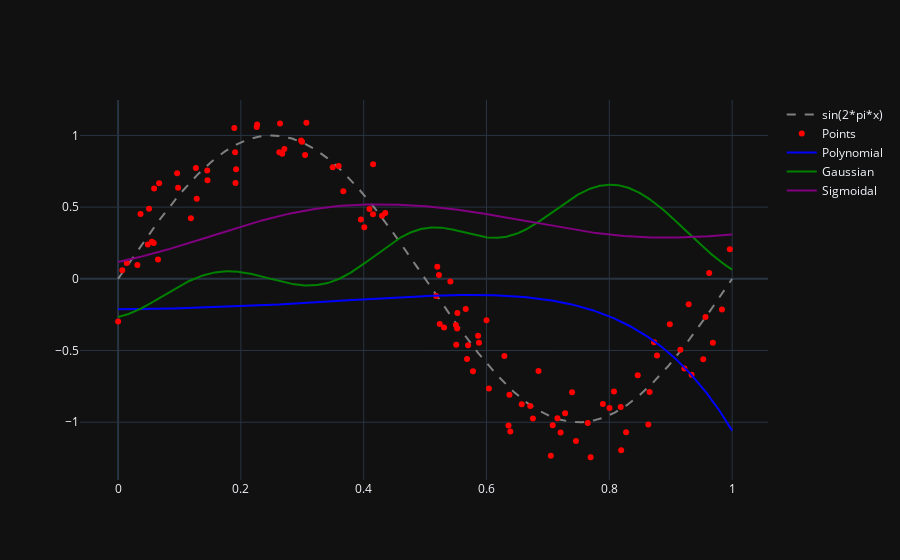

Write notebook code for a chart like this one.
### Code cell
fig = py.graph_objs.Figure()
fig.add_scatter(x=fun['x'], y=fun['sin'], name=str(gen_function), line_dash='dash', line_color='gray')
fig.add_scatter(x=my_data[0], y=my_data[1], name='Points', mode='markers', marker_color='red')
fig.add_scatter(x=fun['x'], y=fun['h_pol'], name='Polynomial', line_color='blue')
fig.add_scatter(x=fun['x'], y=fun['h_gau'], name='Gaussian', line_color='green')
fig.add_scatter(x=fun['x'], y=fun['h_sig'], name='Sigmoidal', line_color='purple')
fig.show()

### Figure 1 — Plotly figure (JSON) as saved in the notebook; plotly's stock layout.template omitted (floating-point values rounded to 4 significant figures; data arrays with more than 128 entries replaced by an {"elided": "..."} marker saying what was removed)
{"data": [{"line": {"color": "gray", "dash": "dash"}, "name": "sin(2*pi*x)", "x": {"elided": "1000 float values"}, "y": {"elided": "1000 float values"}, "type": "scatter"}, {"marker": {"color": "red"}, "mode": "markers", "name": "Points", "x": [0.1913, 0.2996, 0.1186, 0.6039, 0.7393, 0.8776, 0.7695, 0.8274, 0.5683, 0.9529, 0.578, 0.2265, 0.5878, 0.6388, 0.2626, 0.3067, 0.8729, 0.9686, 0.3592, 0.7648, 0.728, 0.5181, 0.6574, 0.9834, 0.7048, 0.8003, 0.401, 0.006969, 0.09617, 0.0001746, 0.6358, 0.4094, 0.5863, 0.6291, 0.3669, 0.1281, 0.01423, 0.7155, 0.5701, 0.4298, 0.2257, 0.1268, 0.934, 0.09777, 0.9223, 0.5507, 0.8463, 0.3495, 0.5238, 0.6756, 0.2708, 0.2674, 0.9626, 0.2638, 0.6847, 0.055, 0.1923, 0.7078, 0.9157, 0.5225, 0.8186, 0.8075, 0.9292, 0.4154, 0.298, 0.1893, 0.06504, 0.8635, 0.1457, 0.8655, 0.3954, 0.9962, 0.3046, 0.5199, 0.05051, 0.03662, 0.4351, 0.7457, 0.1906, 0.4151, 0.04845, 0.7894, 0.03144, 0.8193, 0.8985, 0.5309, 0.9566, 0.1452, 0.5525, 0.5411, 0.6712, 0.5521, 0.7206, 0.05818, 0.5662, 0.6, 0.06692, 0.05878, 0.6374, 0.5501], "y": [0.668, 0.9567, 0.422, -0.7655, -0.7907, -0.5343, -1.244, -1.069, -0.5595, -0.5612, -0.6442, 1.075, -0.4454, -1.065, 0.8834, 1.088, -0.4427, -0.4455, 0.7875, -1.006, -0.9372, -0.1205, -0.8745, -0.2138, -1.234, -0.9015, 0.3591, 0.05918, 0.7366, -0.2968, -1.023, 0.4873, -0.3976, -0.5387, 0.61, 0.5579, 0.1107, -0.9719, -0.464, 0.4401, 1.058, 0.7727, -0.6684, 0.6357, -0.625, -0.4594, -0.673, 0.7789, -0.3151, -0.9736, 0.9046, 0.8723, 0.04003, 1.084, -0.6435, 0.2583, 0.7634, -1.021, -0.4943, 0.0271, -0.8932, -0.7856, -0.1771, 0.7984, 0.9644, 1.053, 0.1345, -1.015, 0.6871, -0.7884, 0.4131, 0.2066, 0.8636, 0.08442, 0.4879, 0.4513, 0.4587, -1.132, 0.8835, 0.45, 0.2396, -0.8726, 0.09637, -1.196, -0.3176, -0.3394, -0.2668, 0.7554, -0.2391, -0.01895, -0.8866, -0.3465, -1.072, 0.25, -0.21, -0.2891, 0.6668, 0.6305, -0.8085, -0.3221], "type": "scatter"}, {"line": {"color": "blue"}, "name": "Polynomial", "x": {"elided": "1000 float values"}, "y": {"elided": "1000 float values"}, "type": "scatter"}, {"line": {"color": "green"}, "name": "Gaussian", "x": {"elided": "1000 float values"}, "y": {"elided": "1000 float values"}, "type": "scatter"}, {"line": {"color": "purple"}, "name": "Sigmoidal", "x": {"elided": "1000 float values"}, "y": {"elided": "1000 float values"}, "type": "scatter"}], "layout": {}}
